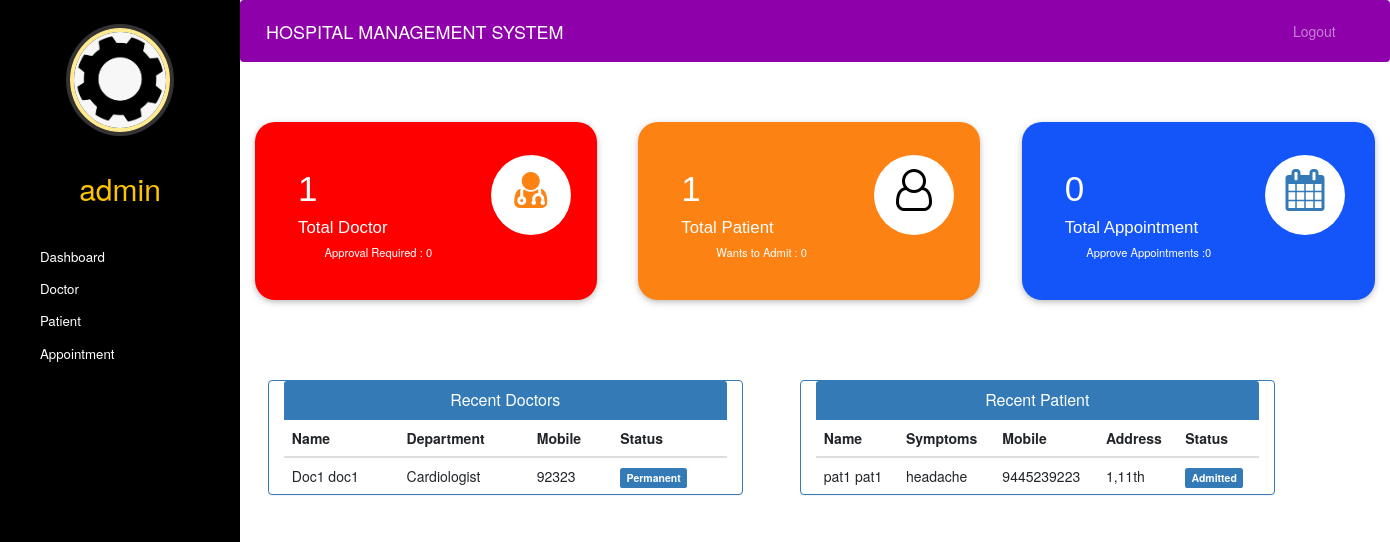
Page /admin-dashboard (signed in) on the committed database.
### hospital/models.py (models this page shows, shortened)
class Doctor(models.Model):
    user=models.OneToOneField(User,on_delete=models.CASCADE)
    profile_pic= models.ImageField(upload_to='profile_pic/DoctorProfilePic/',null=True,blank=True)
    address = models.CharField(max_length=40)
    mobile = models.CharField(max_length=20,null=True)
    department= models.CharField(max_length=50,choices=departments,default='Cardiologist')
    status=models.BooleanField(default=False)
    @property
    def get_name(self):
        return self.user.first_name+" "+self.user.last_name

class Patient(models.Model):
    user=models.OneToOneField(User,on_delete=models.CASCADE)
    profile_pic= models.ImageField(upload_to='profile_pic/PatientProfilePic/',null=True,blank=True)
    address = models.CharField(max_length=40)
    mobile = models.CharField(max_length=20,null=False)
    symptoms = models.CharField(max_length=100,null=False)
    assignedDoctorId = models.PositiveIntegerField(null=True)
    admitDate=models.DateField(auto_now=True)
    status=models.BooleanField(default=False)
    @property
    def get_name(self):
        return self.user.first_name+" "+self.user.last_name

### hospital/views.py (the view)
# urls.py: path('admin-dashboard', views.admin_dashboard_view,name='admin-dashboard'),
@login_required(login_url='adminlogin')
@user_passes_test(is_admin)
def admin_dashboard_view(request):
    doctors=models.Doctor.objects.all().order_by('-id')
    patients=models.Patient.objects.all().order_by('-id')
    doctorcount=models.Doctor.objects.all().filter(status=True).count()
    pendingdoctorcount=models.Doctor.objects.all().filter(status=False).count()
    patientcount=models.Patient.objects.all().filter(status=True).count()
    pendingpatientcount=models.Patient.objects.all().filter(status=False).count()
    appointmentcount=models.Appointment.objects.all().filter(status=True).count()
    pendingappointmentcount=models.Appointment.objects.all().filter(status=False).count()
    mydict={
    'doctors':doctors,
    'patients':patients,
    'doctorcount':doctorcount,
    'pendingdoctorcount':pendingdoctorcount,
    'patientcount':patientcount,
    'pendingpatientcount':pendingpatientcount,
    'appointmentcount':appointmentcount,
    'pendingappointmentcount':pendingappointmentcount,
    }
    return render(request,'hospital/admin_dashboard.html',context=mydict)

### hospital/views.py (called while the page is built)
def is_admin(user):
    return user.groups.filter(name='ADMIN').exists()

### templates/hospital/admin_dashboard.html
{% extends 'hospital/admin_base.html' %}
{% load static %}
{% block content %}
{%include 'hospital/admin_dashboard_cards.html'%}
<br><br><br><br>
<div class="container">
  <div class="row">
    <div class="panel panel-primary col-md-5" style="margin-left:2%;">
      <div class="panel-heading" style="text-align:center;">
        <h6 class="panel-title">Recent Doctors</h6>
      </div>
      <table class="table table-hover" id="dev-table">
        <thead>
          <tr>
            <th>Name</th>
            <th>Department</th>
            <th>Mobile</th>
            <th>Status</th>
          </tr>
        </thead>
        {% for d in doctors %}
        <tr>
          <td> {{d.get_name}}</td>
          <td>{{d.department}}</td>
          <td>{{d.mobile}}</td>
          {%if d.status%}
          <td> <span class="label label-primary">Permanent</span></td>
          {% else %}
          <td> <span class="label label-success">On Hold</span></td>
          {% endif %}
        </tr>
        {% endfor %}
      </table>
    </div>
    <div class="panel panel-primary col-md-5" style="margin-left:5%;">
      <div class="panel-heading" style="text-align:center;">
        <h6 class="panel-title">Recent Patient</h6>
      </div>
      <table class="table table-hover" id="dev-table">
        <thead>
          <tr>
            <th>Name</th>
            <th>Symptoms</th>
            <th>Mobile</th>
            <th>Address</th>
            <th>Status</th>
          </tr>
        </thead>
        {% for p in patients %}
        <tr>
          <td> {{p.get_name}}</td>
          <td>{{p.symptoms}}</td>
          <td>{{p.mobile}}</td>
          <td>{{p.address}}</td>
          {%if p.status%}
          <td> <span class="label label-primary">Admitted</span></td>
          {% else %}
          <td> <span class="label label-success">On Hold</span></td>
          {% endif %}
        </tr>
        {% endfor %}
      </table>
    </div>
  </div>
</div>
{% endblock content %}

### templates/hospital/admin_base.html (shortened to what this page needs)
<!DOCTYPE html>
{% load static %}
<html lang="en">
<head>
  <link rel="stylesheet" href="https://stackpath.bootstrapcdn.com/bootstrap/4.3.1/css/bootstrap.min.css">
  <link rel="stylesheet" href="https://maxcdn.bootstrapcdn.com/font-awesome/4.7.0/css/font-awesome.min.css">
  <link rel="stylesheet" href="{% static '/style.css' %}">
</head>
<body>
  <nav class="menu" tabindex="0">
    <header class="avatar">
      <img src="{% static "images/adminprofile.png" %}" />
      <br><br>
      <h2>{{request.user.first_name}}</h2>
    </header>
    <ul>
      <li tabindex="0" class="icon-dashboard"> <a style="color:white; text-decoration:none;" href="/admin-dashboard"><span>Dashboard</span></a> </li>
      <li tabindex="0" class="icon-customers"> <a style="color:white; text-decoration:none;" href="/admin-doctor"><span>Doctor</span></a></li>
      <li tabindex="0" class="icon-users"> <a style="color:white; text-decoration:none;" href="/admin-patient"><span>Patient</span></a></li>
      <li tabindex="0" class="icon-calendar"> <a style="color:white; text-decoration:none;" href="/admin-appointment"><span>Appointment</span></a></li>
    </ul>
  </nav>
  <main>
    <div class="bs-example">
      <nav class="navbar navbar-expand-md  navbar-dark fixed-top" style="background:#8e00aa;">
        <a href="/admin-dashboard" class="navbar-brand">HOSPITAL MANAGEMENT SYSTEM</a>
        <div class="collapse navbar-collapse justify-content-between" id="navbarCollapse">
          <div class="navbar-nav" style=" margin-left: 90%;">
            <a href="/logout" class="nav-item nav-link">Logout</a>
          </div>
        </div>
      </nav>
    </div>
    <br><br>
    {% block content %}
    {% endblock content %}
  </main>
</body>
</html>

### templates/hospital/admin_dashboard_cards.html (shortened to what this page needs)
<!DOCTYPE html>
<html lang="en" dir="ltr">
<head>
  <link rel="stylesheet" href="https://maxcdn.bootstrapcdn.com/bootstrap/3.4.1/css/bootstrap.min.css">
  <link rel="stylesheet" href="https://cdnjs.cloudflare.com/ajax/libs/font-awesome/4.7.0/css/font-awesome.min.css">
</head>
<body>
  <div class="market-updates">
    <div class="col-md-4 market-update-gd">
      <div class="market-update-block clr-block-1">
        <div class="col-md-8 market-update-left">
          <h3>{{doctorcount}}</h3>
          <h4>Total Doctor</h4>
          <p>Approval Required : {{pendingdoctorcount}}</p>
        </div>
        <div class="col-md-4 market-update-right">
          <i class="fa fa-user-md"></i>
        </div>
        <div class="clearfix"> </div>
      </div>
    </div>
    <div class="col-md-4 market-update-gd">
      <div class="market-update-block clr-block-2">
        <div class="col-md-8 market-update-left">
          <h3>{{patientcount}}</h3>
          <h4>Total Patient</h4>
          <p>Wants to Admit : {{pendingpatientcount}}</p>
        </div>
        <div class="col-md-4 market-update-right">
          <i class="fa fa-user-o"></i>
        </div>
        <div class="clearfix"> </div>
      </div>
    </div>
    <div class="col-md-4 market-update-gd">
      <div class="market-update-block clr-block-3">
        <div class="col-md-8 market-update-left">
          <h3>{{appointmentcount}}</h3>
          <h4>Total Appointment</h4>
          <p>Approve Appointments :{{pendingappointmentcount}} </p>
        </div>
        <div class="col-md-4 market-update-right">
          <i class="fa fa-calendar"> </i>
        </div>
        <div class="clearfix"> </div>
      </div>
    </div>
  </div>
</body>
</html>

### static/style.css (style rules this page uses)
body { padding-left: 240px; }
main { position: relative; height: 100vh; }
.menu { background: #5bc995; height: 100vh; width: 240px; position: fixed; top: 0px; left: 0; z-index: 5; outline: none; }
.menu .avatar { background: rgba(0, 0, 0, 0.1); padding: 2em 0.5em; text-align: center; }
.menu .avatar img { width: 100px; border-radius: 50%; overflow: hidden; border: 4px solid #ffea92; box-shadow: 0 0 0 4px rgba(255, 255, 255, 0.2); }
.menu .avatar h2 { font-weight: normal; margin-bottom: 0; }
.menu ul { list-style: none; padding: 0.5em 0; margin: 0; }
.menu ul li { padding: 0.5em 1em 0.5em 3em; font-size: 0.95em; font-weight: regular; background-repeat: no-repeat; background-position: left 15px center; background-size: auto 20px; transition: all 0.15s linear; cursor: pointer; }
.menu ul li.icon-dashboard { background-image: url("http://www.entypo.com/images//gauge.svg"); }
.menu ul li.icon-customers { background-image: url("http://www.entypo.com/images//briefcase.svg"); }
.menu ul li.icon-users { background-image: url("http://www.entypo.com/images//users.svg"); }
.menu ul li.icon-calendar { background-image: url("http://www.entypo.com/images//calendar.svg"); }

### templates/hospital/admin_base.html (style rules this page uses)
a:link { text-decoration: none; }
a { color: white; }
.fa { font-size: 23px; width: 60px; text-align: center; text-decoration: none; margin: 5px 2px; border-radius: 50%; }
p { text-align: center; }
body { padding-left: 240px; }
main { position: relative; height: 100vh; }
.menu { background: black; height: 100vh; width: 240px; position: fixed; top: 0px; left: 0; z-index: 5; outline: none; }
.menu .avatar { background: rgba(0, 0, 0, 0.1); padding: 2em 0.5em; text-align: center; }
.menu .avatar img { width: 100px; border-radius: 50%; overflow: hidden; border: 4px solid #ffea92; box-shadow: 0 0 0 4px rgba(255, 255, 255, 0.2); }
.menu .avatar h2 { font-weight: normal; margin-bottom: 0; color: rgb(255, 196, 0); }
.menu ul { list-style: none; padding: 0.5em 0; margin: 0; }
.menu ul li { padding: 0.5em 1em 0.5em 3em; font-size: 0.95em; font-weight: regular; background-repeat: no-repeat; background-position: left 15px center; background-size: auto 20px; transition: all 0.15s linear; cursor: pointer; }
.menu ul li.icon-dashboard { background-image: url("http://www.entypo.com/images//gauge.svg"); }
.menu ul li.icon-customers { background-image: url("http://www.entypo.com/images//briefcase.svg"); }
.menu ul li.icon-users { background-image: url("http://www.entypo.com/images//users.svg"); }
.menu ul li.icon-calendar { background-image: url("http://www.entypo.com/images//calendar.svg"); }

### rows in the picture
Doctor: get_name "Doc1 doc1", department "Cardiologist", mobile "92323", status "Permanent"
Patient: get_name "pat1 pat1", symptoms "headache", mobile "9445239223", address "1,11th", status "Admitted"

### other values in the picture
{{ request.user.first_name }} "admin"
{{ doctorcount }} "1"
{{ pendingdoctorcount }} "0"
{{ patientcount }} "1"
{{ pendingpatientcount }} "0"
{{ appointmentcount }} "0"
{{ pendingappointmentcount }} "0"
